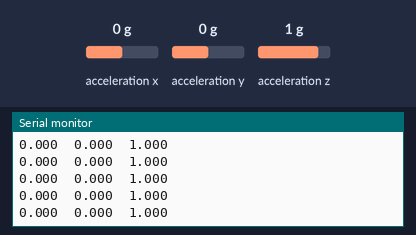
A sketch run on a simulated Arduino Uno, built for the host (arithmetic inside an expression is 32-bit, double 64-bit). Shown: the last lines printed to the serial monitor. The test bench sets the inputs (shaded band); at power-on: acceleration x 0 g, acceleration y 0 g, acceleration z 1 g.

Above: at 1.2 s.
1.3 s: acceleration x set to -1.4 g
At 2.1 s:
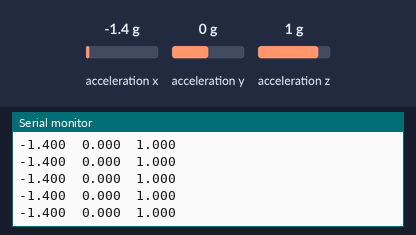
4.3 s: acceleration y set to -1.4 g
At 4.8 s:
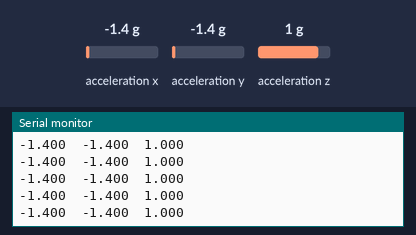
5.8 s: acceleration z set to -1.4 g
At 6.9 s:
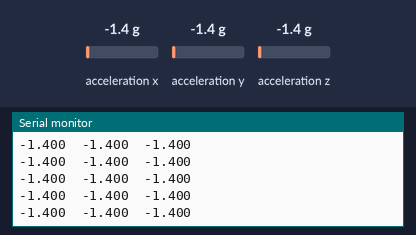

The sketch:

Example2_MoreI2CPortsworking.ino
```cpp
// (licence header left out)
#include <Wire.h>

//Create a TwoWire object that uses a given IOMaster
//TwoWire myWire(0); //Will use pads 5/6, pins labeled SCK/MISO on BlackBoard Artemis
//TwoWire myWire(1); //Will use pads 8/9
//TwoWire myWire(2); //Will use pads 25/27, pins labeled D6/RX1 on BlackBoard Artemis
TwoWire myWire(3); //Will use pads 42/43
//TwoWire myWire(4); //Will use pads 39/40, pins labeled SCL/SDA on BlackBoard Artemis
//TwoWire myWire(5); //Will use pads 48/49, pins labeled TX0/RX0 on BlackBoard Artemis

#include "SparkFun_MMA8452Q.h"    // Click here to get the library: http://librarymanager/All#SparkFun_MMA8452Q
MMA8452Q accel;                   // Create instance of the MMA8452 class

void setup() {
  Serial.begin(9600);
  Serial.println("MMA8452Q on non-standard I2C port!");

  myWire.begin();

  //Here's the next trick. You need to pass this Wire port to your library.
  //SparkFun libraries allow any Wire port to be passed in. Other folk's libraries may not do this.
  if (accel.begin(myWire) == false) {
    Serial.println("Not Connected. Please check connections and read the hookup guide.");
    while (1);
  }
}

void loop() {
  if (accel.available()) {      // Wait for new data from accelerometer
    // Acceleration of x, y, and z directions in g units
    Serial.print(accel.getCalculatedX(), 3);
    Serial.print("\t");
    Serial.print(accel.getCalculatedY(), 3);
    Serial.print("\t");
    Serial.print(accel.getCalculatedZ(), 3);
    Serial.println();
  }
}
```

Measured:
- after the input at 1.3 s, the serial monitor: prints a new line at once (image 1)
- after the input at 4.3 s, the serial monitor: prints a new line at once (image 2)
- after the input at 5.8 s, the serial monitor: prints a new line at once (image 3)
